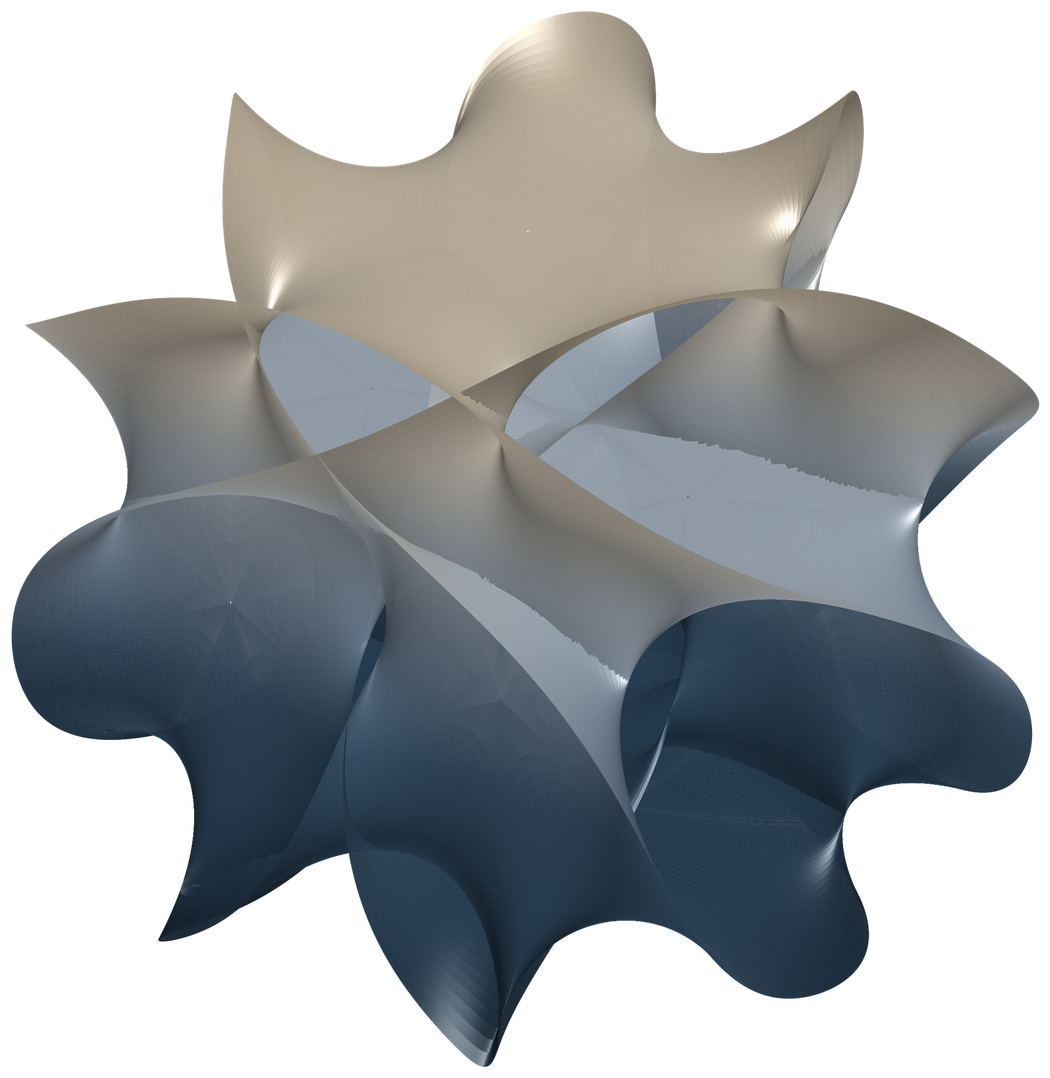

The script that saved this image:
"""Classic Hanson quintic cross-section, poster palette, smooth gradient.

Reproduces figures/calabi-yau-quintic.png for poster-one.tex.
Run from the repository root:  python3 figures/calabi-yau-quintic.py

This is the iconic Calabi-Yau image (as on the reference asy/luadraw
renderings): the standard Hanson parametrization of one complex slice
of the Fermat quintic,
    z1 = e^{2 pi i k1/n} cosh(w)^{2/n},  z2 = e^{2 pi i k2/n} sinh(w)^{2/n}
over w = u + i v with u in [-1,1], v in [0, pi/2] (n = 5), projected to
R^3 by (Re z2, cos a Im z1 + sin a Im z2, Re z1).

What makes it beautiful, vs a flat-shaded version:
  * SMOOTH height-gradient coloring (deep blue low -> warm sand high),
    the poster-palette answer to the reference's rainbow map;
  * two soft lights + a tight Blinn specular for a ceramic finish;
  * the canonical 3/4 view (elev 30, azim 35 ~ orthographic(3,3,2));
  * all quads pooled in ONE Poly3DCollection, depth-sorted along the
    true camera vector (matplotlib has no z-buffer);
  * u^3 sampling packs more mesh into the flaring rims (a ref trick).
"""
import numpy as np
import matplotlib
matplotlib.use("Agg")
import matplotlib.pyplot as plt
from matplotlib.colors import LinearSegmentedColormap
from mpl_toolkits.mplot3d.art3d import Poly3DCollection

def rgb(h):
    return np.array([int(h[i:i+2], 16) / 255 for i in (1, 3, 5)])

PAPER = rgb("#F7F4EE")
CMAP = LinearSegmentedColormap.from_list("poster", [
    rgb("#1B2E40"), rgb("#2E4A63"), rgb("#3F5E7A"), rgb("#7A8FA6"),
    rgb("#AEB9C3"), rgb("#D3CBBC"), rgb("#C7B8A1")])

N, ALPHA = 5, 0.30 * np.pi
NU = 90                         # grid per patch edge
ELEV, AZIM = 30, 35            # the canonical 3/4 view
HAX = 2                         # colour by this projected axis (height)

u = np.linspace(-1, 1, NU)
v = np.linspace(0, np.pi / 2, NU)
U, V = np.meshgrid(u, v)
W = (U ** 3) + 1j * V           # u^3: denser mesh toward the flaring rims

el, az = np.radians(ELEV), np.radians(AZIM)
cam = np.array([np.cos(el)*np.cos(az), np.cos(el)*np.sin(az), np.sin(el)])
L1 = np.array([0.3, 0.5, 0.9]);  L1 /= np.linalg.norm(L1)   # key light
L2 = np.array([-0.6, -0.2, 0.5]); L2 /= np.linalg.norm(L2)  # fill light
H1 = L1 + cam; H1 /= np.linalg.norm(H1)                     # Blinn half-vector

patches = []
for k1 in range(N):
    for k2 in range(N):
        z1 = np.exp(2j*np.pi*k1/N) * np.cosh(W) ** (2.0/N)
        z2 = np.exp(2j*np.pi*k2/N) * np.sinh(W) ** (2.0/N)
        X = z2.real
        Y = np.cos(ALPHA)*z1.imag + np.sin(ALPHA)*z2.imag
        Z = z1.real
        patches.append(np.stack([X, Y, Z], axis=-1))

allh = np.concatenate([P[..., HAX].ravel() for P in patches])
lo, hi = np.percentile(allh, 1), np.percentile(allh, 99)

quads, colors, depths = [], [], []
for P in patches:
    for i in range(P.shape[0] - 1):
        for j in range(P.shape[1] - 1):
            q = np.array([P[i, j], P[i, j+1], P[i+1, j+1], P[i+1, j]])
            n = np.cross(q[1]-q[0], q[3]-q[0]); nn = np.linalg.norm(n)
            if nn < 1e-12:
                continue
            n /= nn
            t = np.clip((q[:, HAX].mean() - lo) / (hi - lo), 0, 1)
            base = np.array(CMAP(t))[:3]
            diff = 0.34 + 0.48*abs(n @ L1) + 0.20*abs(n @ L2)
            spec = 0.55 * abs(n @ H1) ** 28
            c = base*diff + (PAPER*0.5 + 0.5)*spec
            colors.append(np.clip(np.clip(c, 0, 1) ** (1/1.06), 0, 1))
            quads.append(q); depths.append(q.mean(axis=0) @ cam)

order = np.argsort(depths)
quads = [quads[i] for i in order]
colors = [colors[i] for i in order]

fig = plt.figure(figsize=(11, 11))
ax = fig.add_subplot(111, projection="3d")
ax.add_collection3d(Poly3DCollection(quads, facecolors=colors,
                                     edgecolors=colors, linewidths=0.1))
m = 1.35
ax.set_xlim(-m, m); ax.set_ylim(-m, m); ax.set_zlim(-m, m)
ax.set_box_aspect((1, 1, 1)); ax.view_init(elev=ELEV, azim=AZIM)
ax.set_axis_off()
plt.subplots_adjust(left=0, right=1, top=1, bottom=0)
plt.savefig("figures/calabi-yau-quintic.png", dpi=300, transparent=True)

# crop the transparent margins (they waste layout box)
import matplotlib.image as mpimg
img = mpimg.imread("figures/calabi-yau-quintic.png")
ys, xs = np.where(img[:, :, 3] > 0.01)
pad = 24
y0, y1 = max(ys.min()-pad, 0), min(ys.max()+pad, img.shape[0])
x0, x1 = max(xs.min()-pad, 0), min(xs.max()+pad, img.shape[1])
mpimg.imsave("figures/calabi-yau-quintic.png", img[y0:y1, x0:x1])
print("saved figures/calabi-yau-quintic.png",
      "aspect h/w = %.3f" % ((y1-y0)/(x1-x0)))
